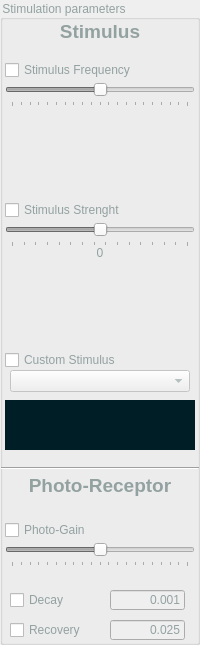
     <widget class="QGroupBox" name="StimulationParametersBox">
      <property name="geometry">
       <rect>
        <x>860</x>
        <y>0</y>
        <width>200</width>
        <height>645</height>
       </rect>
      </property>
      <property name="styleSheet">
       <string notr="true">color: rgb(147, 161, 161);</string>
      </property>
      <property name="title">
       <string>Stimulation parameters</string>
      </property>
      <widget class="QLabel" name="StimulusLabel">
       <property name="geometry">
        <rect>
         <x>5</x>
         <y>20</y>
         <width>190</width>
         <height>21</height>
        </rect>
       </property>
       <property name="styleSheet">
        <string notr="true">color: rgb(147, 161, 161);</string>
       </property>
       <property name="text">
        <string>&lt;html&gt;&lt;head/&gt;&lt;body&gt;&lt;p align=&quot;center&quot;&gt;&lt;span style=&quot; font-size:14pt; font-weight:700;&quot;&gt;Stimulus&lt;/span&gt;&lt;/p&gt;&lt;/body&gt;&lt;/html&gt;</string>
       </property>
      </widget>
      <widget class="QLabel" name="PhotoReceptorLabel">
       <property name="geometry">
        <rect>
         <x>5</x>
         <y>470</y>
         <width>190</width>
         <height>31</height>
        </rect>
       </property>
       <property name="styleSheet">
        <string notr="true">color: rgb(147, 161, 161);</string>
       </property>
       <property name="text">
        <string>&lt;html&gt;&lt;head/&gt;&lt;body&gt;&lt;p align=&quot;center&quot;&gt;&lt;span style=&quot; font-size:14pt; font-weight:700;&quot;&gt;Photo-Receptor&lt;/span&gt;&lt;/p&gt;&lt;/body&gt;&lt;/html&gt;</string>
       </property>
      </widget>
      <widget class="Line" name="StimulationParametersLine1">
       <property name="geometry">
        <rect>
         <x>1</x>
         <y>460</y>
         <width>198</width>
         <height>16</height>
        </rect>
       </property>
       <property name="orientation">
        <enum>Qt::Horizontal</enum>
       </property>
      </widget>
      <widget class="QWidget" name="CustomStimuliDisplay" native="true">
       <property name="enabled">
        <bool>false</bool>
       </property>
       <property name="geometry">
        <rect>
         <x>5</x>
         <y>400</y>
         <width>190</width>
         <height>50</height>
        </rect>
       </property>
       <property name="styleSheet">
        <string notr="true">background-color: rgb(0, 30, 38);</string>
       </property>
      </widget>
      <widget class="QCheckBox" name="CustomStimulusCheckBox">
       <property name="geometry">
        <rect>
         <x>5</x>
         <y>350</y>
         <width>190</width>
         <height>20</height>
        </rect>
       </property>
       <property name="text">
        <string>Custom Stimulus</string>
       </property>
      </widget>
      <widget class="QCheckBox" name="StimStrCheckBox">
       <property name="geometry">
        <rect>
         <x>5</x>
         <y>200</y>
         <width>190</width>
         <height>20</height>
        </rect>
       </property>
       <property name="text">
        <string>Stimulus Strenght</string>
       </property>
      </widget>
      <widget class="QCheckBox" name="StimFreCheckBox">
       <property name="geometry">
        <rect>
         <x>5</x>
         <y>60</y>
         <width>190</width>
         <height>20</height>
        </rect>
       </property>
       <property name="text">
        <string>Stimulus Frequency</string>
       </property>
      </widget>
      <widget class="QCheckBox" name="PhotoGainCheckBox">
       <property name="geometry">
        <rect>
         <x>5</x>
         <y>520</y>
         <width>190</width>
         <height>20</height>
        </rect>
       </property>
       <property name="text">
        <string>Photo-Gain</string>
       </property>
      </widget>
      <widget class="QCheckBox" name="PRRecoveryCheckBox">
       <property name="geometry">
        <rect>
         <x>10</x>
         <y>620</y>
         <width>100</width>
         <height>20</height>
        </rect>
       </property>
       <property name="text">
        <string>Recovery</string>
       </property>
      </widget>
      <widget class="QCheckBox" name="PRDecayCheckBox">
       <property name="geometry">
        <rect>
         <x>10</x>
         <y>590</y>
         <width>100</width>
         <height>20</height>
        </rect>
       </property>
       <property name="text">
        <string>Decay</string>
       </property>
      </widget>
      <widget class="QLineEdit" name="PRRecoveryValue">
       <property name="enabled">
        <bool>false</bool>
       </property>
       <property name="geometry">
        <rect>
         <x>110</x>
         <y>620</y>
         <width>75</width>
         <height>20</height>
        </rect>
       </property>
       <property name="text">
        <string>0.025</string>
       </property>
       <property name="alignment">
        <set>Qt::AlignRight|Qt::AlignTrailing|Qt::AlignVCenter</set>
       </property>
      </widget>
      <widget class="QLineEdit" name="PRDecayValue">
       <property name="enabled">
        <bool>false</bool>
       </property>
       <property name="geometry">
        <rect>
         <x>110</x>
         <y>590</y>
         <width>75</width>
         <height>20</height>
        </rect>
       </property>
       <property name="text">
        <string>0.001</string>
       </property>
       <property name="alignment">
        <set>Qt::AlignRight|Qt::AlignTrailing|Qt::AlignVCenter</set>
       </property>
      </widget>
      <widget class="QLabel" name="StimStrImage">
       <property name="geometry">
        <rect>
         <x>10</x>
         <y>260</y>
         <width>180</width>
         <height>50</height>
        </rect>
       </property>
       <property name="text">
        <string/>
       </property>
       <property name="pixmap">
        <pixmap>Pictures &amp; Logos/StimStrenght.png</pixmap>
       </property>
       <property name="scaledContents">
        <bool>true</bool>
       </property>
      </widget>
      <widget class="QLabel" name="StimFreImage">
       <property name="geometry">
        <rect>
         <x>10</x>
         <y>130</y>
         <width>180</width>
         <height>25</height>
        </rect>
       </property>
       <property name="text">
        <string/>
       </property>
       <property name="pixmap">
        <pixmap>Pictures &amp; Logos/StimFrequency.png</pixmap>
       </property>
       <property name="scaledContents">
        <bool>true</bool>
       </property>
      </widget>
      <widget class="QComboBox" name="CustomStimuluComboBox">
       <property name="enabled">
        <bool>false</bool>
       </property>
       <property name="geometry">
        <rect>
         <x>10</x>
         <y>370</y>
         <width>180</width>
         <height>22</height>
        </rect>
       </property>
      </widget>
      <widget class="QLabel" name="StimStr0Label">
       <property name="geometry">
        <rect>
         <x>95</x>
         <y>245</y>
         <width>10</width>
         <height>16</height>
        </rect>
       </property>
       <property name="text">
        <string>0</string>
       </property>
       <property name="alignment">
        <set>Qt::AlignCenter</set>
       </property>
      </widget>
      <widget class="QSlider" name="StimStrSlider">
       <property name="enabled">
        <bool>false</bool>
       </property>
       <property name="geometry">
        <rect>
         <x>5</x>
         <y>220</y>
         <width>190</width>
         <height>27</height>
        </rect>
       </property>
       <property name="minimum">
        <number>-75</number>
       </property>
       <property name="maximum">
        <number>75</number>
       </property>
       <property name="orientation">
        <enum>Qt::Horizontal</enum>
       </property>
       <property name="tickPosition">
        <enum>QSlider::TicksBelow</enum>
       </property>
      </widget>
      <widget class="QSlider" name="StimFreSlider">
       <property name="enabled">
        <bool>false</bool>
       </property>
       <property name="geometry">
        <rect>
         <x>5</x>
         <y>80</y>
         <width>190</width>
         <height>27</height>
        </rect>
       </property>
       <property name="minimum">
        <number>-100</number>
       </property>
       <property name="maximum">
        <number>100</number>
       </property>
       <property name="singleStep">
        <number>10</number>
       </property>
       <property name="pageStep">
        <number>25</number>
       </property>
       <property name="orientation">
        <enum>Qt::Horizontal</enum>
       </property>
       <property name="tickPosition">
        <enum>QSlider::TicksBelow</enum>
       </property>
      </widget>
      <widget class="QSlider" name="PhotoGainSlider">
       <property name="enabled">
        <bool>false</bool>
       </property>
       <property name="geometry">
        <rect>
         <x>5</x>
         <y>540</y>
         <width>190</width>
         <height>27</height>
        </rect>
       </property>
       <property name="minimum">
        <number>-100</number>
       </property>
       <property name="maximum">
        <number>100</number>
       </property>
       <property name="singleStep">
        <number>10</number>
       </property>
       <property name="pageStep">
        <number>25</number>
       </property>
       <property name="orientation">
        <enum>Qt::Horizontal</enum>
       </property>
       <property name="tickPosition">
        <enum>QSlider::TicksBelow</enum>
       </property>
      </widget>
      <widget class="QLabel" name="StimFreLabel">
       <property name="geometry">
        <rect>
         <x>130</x>
         <y>60</y>
         <width>60</width>
         <height>25</height>
        </rect>
       </property>
       <property name="text">
        <string/>
       </property>
       <property name="alignment">
        <set>Qt::AlignRight|Qt::AlignTrailing|Qt::AlignVCenter</set>
       </property>
      </widget>
      <widget class="QLabel" name="StimStrLabel">
       <property name="geometry">
        <rect>
         <x>130</x>
         <y>200</y>
         <width>60</width>
         <height>25</height>
        </rect>
       </property>
       <property name="text">
        <string/>
       </property>
       <property name="alignment">
        <set>Qt::AlignRight|Qt::AlignTrailing|Qt::AlignVCenter</set>
       </property>
      </widget>
      <widget class="QLabel" name="PhotoGainLabel">
       <property name="geometry">
        <rect>
         <x>130</x>
         <y>520</y>
         <width>60</width>
         <height>25</height>
        </rect>
       </property>
       <property name="text">
        <string/>
       </property>
       <property name="alignment">
        <set>Qt::AlignRight|Qt::AlignTrailing|Qt::AlignVCenter</set>
       </property>
      </widget>
      <zorder>StimulusLabel</zorder>
      <zorder>PhotoReceptorLabel</zorder>
      <zorder>StimulationParametersLine1</zorder>
      <zorder>CustomStimuliDisplay</zorder>
      <zorder>CustomStimulusCheckBox</zorder>
      <zorder>StimStrCheckBox</zorder>
      <zorder>StimFreCheckBox</zorder>
      <zorder>PhotoGainCheckBox</zorder>
      <zorder>PRRecoveryCheckBox</zorder>
      <zorder>PRDecayCheckBox</zorder>
      <zorder>PRRecoveryValue</zorder>
      <zorder>PRDecayValue</zorder>
      <zorder>StimStrImage</zorder>
      <zorder>CustomStimuluComboBox</zorder>
      <zorder>StimStr0Label</zorder>
      <zorder>StimStrSlider</zorder>
      <zorder>StimFreSlider</zorder>
      <zorder>PhotoGainSlider</zorder>
      <zorder>StimFreImage</zorder>
      <zorder>StimFreLabel</zorder>
      <zorder>StimStrLabel</zorder>
      <zorder>PhotoGainLabel</zorder>
     </widget>
